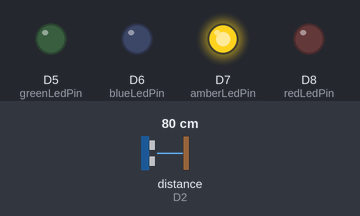
The sketch below on a simulated Arduino Uno R4 WiFi. Parts: output pins drawn as LEDs (lit = HIGH). Wiring (inferred from the names in the program): ultrasonic range finder: trigger D4; echo D2. The test bench sets the inputs (shaded band); at power-on: distance to the obstacle (sensor on D2) 80 cm. The echo pulse lasts 58.3 µs per cm; pins used as bus, display or sensor lines are not drawn.

Above: at 1.2 s.
1.3 s: distance to the obstacle (sensor on D2) set to 63 cm
2.8 s: distance to the obstacle (sensor on D2) set to 57 cm
At 4.0 s:
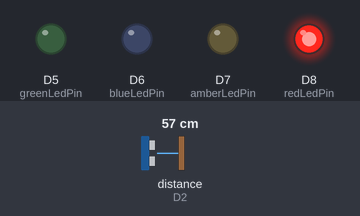
4.3 s: distance to the obstacle (sensor on D2) set to 250 cm
At 4.9 s:
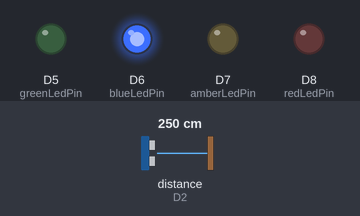
5.8 s: distance to the obstacle (sensor on D2) set to 295 cm
7.3 s: distance to the obstacle (sensor on D2) set to 299 cm
At 8.4 s:
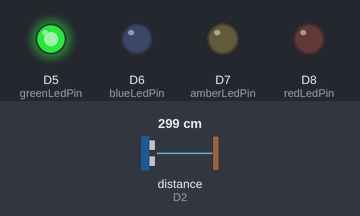
8.8 s: distance to the obstacle (sensor on D2) set to 2 cm
At 10.0 s:
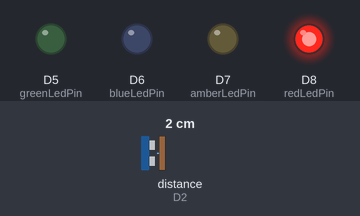
Timing chart, 0 to 11.3 s (numbered marks = the images above; inputs shaded):
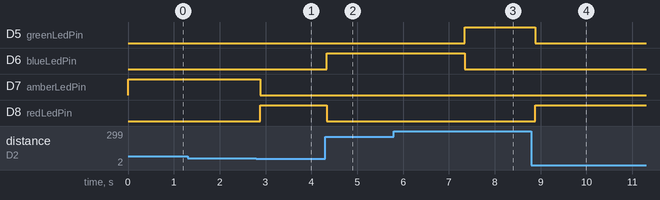

Measured:
- the behaviour switches between 60 and 59 cm on distance to the obstacle (sensor on D2) (found by bisection; images 0 and 1)
- the behaviour switches between 298 and 299 cm on distance to the obstacle (sensor on D2) (found by bisection; images 2 and 3)
- after the input at 1.3 s, every drawn part: stays the same
- after the input at 2.8 s, D7 (amberLedPin): HIGH → LOW after 0.09 s; D8 (redLedPin): LOW → HIGH after 0.09 s
- after the input at 4.3 s, D6 (blueLedPin): LOW → HIGH at once; D8 (redLedPin): HIGH → LOW at once
- after the input at 5.8 s, every drawn part: stays the same
- after the input at 7.3 s, D5 (greenLedPin): LOW → HIGH at once; D6 (blueLedPin): HIGH → LOW at once
- after the input at 8.8 s, D5 (greenLedPin): HIGH → LOW after 0.09 s; D8 (redLedPin): LOW → HIGH after 0.09 s

The sketch:

uno-r4.ino
```cpp
#include "FspTimer.h"

const byte triggerPin = 4;
const byte echoPin = 2;
const byte redLedPin = 8;
const byte amberLedPin = 7;
const byte blueLedPin = 6;
const byte greenLedPin = 5;

const uint16_t redThresholdCm = 30;
const uint16_t amberThresholdCm = 75;
const uint16_t blueThresholdCm = 150;
const uint32_t measurementPeriodTicks = 6000; // 60 ms at 10 us per tick.
const uint32_t echoTimeoutTicks = 3000;       // 30 ms at 10 us per tick.

const bool RED_ON = true;
const bool RED_OFF = false;
const bool AMBER_ON = true;
const bool AMBER_OFF = false;
const bool BLUE_ON = true;
const bool BLUE_OFF = false;
const bool GREEN_ON = true;
const bool GREEN_OFF = false;

enum MeasurementState : byte {
  Idle,
  TriggerHigh,
  WaitingForRising,
  Measuring
};

FspTimer timer;
volatile uint32_t timerTicks = 0;
volatile MeasurementState measurementState = Idle;
volatile uint32_t triggerStartedAt = 0;
volatile uint32_t echoStartedAt = 0;
volatile uint32_t echoTicks = 0;
volatile bool measurementReady = false;
bool timerAvailable = false;
uint32_t nextMeasurementAt = 0;
bool invalidMeasurement = true;
uint16_t distanceCm = 0;

// Timer callback function to increment the timer tick count
// passed to the timer.begin() function.
void timerCallback(timer_callback_args_t *) {
  timerTicks++;
}

// Interrupt Service Routine for the echo pin change (rising or falling edge)
void echoEdge() {
  uint32_t now = timerTicks;
  bool echoHigh = digitalRead(echoPin) == HIGH;

  // move the state machine forward based on the edge and current state
  if (echoHigh && measurementState == WaitingForRising) {
    echoStartedAt = now;
    measurementState = Measuring;
  } else if (!echoHigh && measurementState == Measuring) {
    echoTicks = now - echoStartedAt;
    measurementState = Idle;
    measurementReady = true;
  }
}

// Set the state of the four LEDs based on the distance measurement.
void setLeds(bool red, bool amber, bool blue, bool green) {
  digitalWrite(redLedPin, red ? HIGH : LOW);
  digitalWrite(amberLedPin, amber ? HIGH : LOW);
  digitalWrite(blueLedPin, blue ? HIGH : LOW);
  digitalWrite(greenLedPin, green ? HIGH : LOW);
}

void showDistance(uint16_t centimetres, bool valid) {
  if (!valid) {
    setLeds(RED_ON, AMBER_OFF, BLUE_OFF, GREEN_ON);
  } else if (centimetres < redThresholdCm) {
    setLeds(RED_ON, AMBER_OFF, BLUE_OFF, GREEN_OFF);
  } else if (centimetres < amberThresholdCm) {
    setLeds(RED_OFF, AMBER_ON, BLUE_OFF, GREEN_OFF);
  } else if (centimetres < blueThresholdCm) {
    setLeds(RED_OFF, AMBER_OFF, BLUE_ON, GREEN_OFF);
  } else {
    setLeds(RED_OFF, AMBER_OFF, BLUE_OFF, GREEN_ON);
  }
}

void setup() {
  pinMode(triggerPin, OUTPUT);
  pinMode(echoPin, INPUT);
  pinMode(redLedPin, OUTPUT);
  pinMode(amberLedPin, OUTPUT);
  pinMode(blueLedPin, OUTPUT);
  pinMode(greenLedPin, OUTPUT);
  digitalWrite(triggerPin, LOW);
  showDistance(0, false);

  uint8_t timerType;
  int8_t timerChannel = FspTimer::get_available_timer(timerType);
  if (timerChannel >= 0 && timer.begin(TIMER_MODE_PERIODIC, timerType,
                                       timerChannel, 100000.0f, 0.0f,
                                       timerCallback/*pass in callback*/)) {
    // Initiated 100 kHz timer, so each tick is 10 us.
    timer.setup_overflow_irq();
    timer.open();
    timer.start();
    attachInterrupt(digitalPinToInterrupt(echoPin), echoEdge, CHANGE);
    nextMeasurementAt = timerTicks;
    timerAvailable = true;
  }
}

void loop() {
  if (!timerAvailable) {
    return;
  }

  uint32_t now = timerTicks;
  // Trigger pin is held high for 10 us, so we can use the timer ticks directly.
  if (measurementState == Idle && (int32_t)(now - nextMeasurementAt) >= 0) {
    nextMeasurementAt = now + measurementPeriodTicks;
    digitalWrite(triggerPin, HIGH);
    triggerStartedAt = now;
    measurementState = TriggerHigh;
  }

  if (measurementState == TriggerHigh && now - triggerStartedAt >= 1) {
    digitalWrite(triggerPin, LOW);
    measurementState = WaitingForRising;
  }

  if ((measurementState == WaitingForRising || measurementState == Measuring) &&
      now - triggerStartedAt >= echoTimeoutTicks) {
    measurementState = Idle;
    echoTicks = 0;
    measurementReady = true;
  }

  if (measurementReady) {
    uint32_t measuredTicks;

    noInterrupts();
    measurementReady = false;
    measuredTicks = echoTicks;
    interrupts();

    // Each timer tick is 10 us; 58.2 us is approximately one cm round trip.
    distanceCm = (uint16_t)((measuredTicks * 10UL) / 58UL);
    invalidMeasurement = measuredTicks == 0 || distanceCm > 400;
    showDistance(distanceCm, !invalidMeasurement);
  }
}
```
